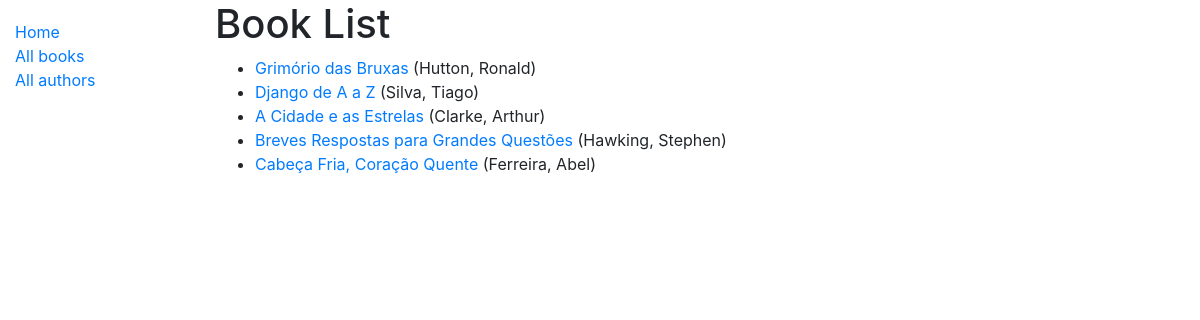
/catalog/books/, run on the app's committed database.
### catalog/models.py (models this page shows, shortened)
class Book(models.Model):
    title = models.CharField(max_length=200)
    author = models.ForeignKey('Author', on_delete=models.SET_NULL, null=True)
    summary = models.TextField(max_length=1000, help_text='Enter a brief description of the book')
    isbn = models.CharField('ISBN', max_length=13, help_text='13 Character <a href="https://www.isbn-international.org/content/what-isbn">ISBN number</a>')
    genre = models.ManyToManyField(Genre, help_text='Select a genre for this book')
    def display_genre(self):
        """Create a string for the Genre. This is required to display genre in Admin."""
        return ', '.join(genre.name for genre in self.genre.all()[:3])
    display_genre.short_description = 'Genre'

class Author(models.Model):
    first_name = models.CharField(max_length=100)
    last_name = models.CharField(max_length=100)
    date_of_birth = models.DateField(null=True, blank=True)
    date_of_death = models.DateField('Died', null=True, blank=True)
    class Meta:
        ordering = ['last_name', 'first_name']
    def __str__(self):
        return f'{self.last_name}, {self.first_name}'

### catalog/views.py (the view)
# urls.py: path('books/', views.BookListView.as_view(), name='books'),
class BookListView(generic.ListView):
    model = Book

### catalog/templates/catalog/book_list.html
{% extends "base_generic.html" %}
{% block content %}
    <h1>Book List</h1>
    {% if book_list %}
    <ul>
        {% for book in book_list %}
            <li>
                <a href="{{ book_detail.get_absolute_url }}">{{ book.title }}</a> ({{book.author}})
            </li>
        {% endfor %}
    </ul>
    {% else %}
        <p>There are no books in the library.</p>
    {% endif %}
{% endblock %}

### catalog/templates/base_generic.html (shortened to what this page needs)
<!DOCTYPE html>
<html lang="en">
<head>
    <link rel="stylesheet" href="https://stackpath.bootstrapcdn.com/bootstrap/4.1.3/css/bootstrap.min.css">
    {% load static %}
    <link rel="stylesheet" href="{% static 'css/styles.css' %}">
</head>
<body>
    <div class="container-fluid">
        <div class="row">
            <div class="col-sm-2">
                {% block sidebar %}
                    <ul class="sidebar-nav">
                        <li><a href="{% url 'index' %}">Home</a></li>
                        <li><a href="{% url 'books' %}">All books</a></li>
                        <li><a href="">All authors</a></li>
                    </ul>
                {% endblock %}
            </div>
            <div class="col-sm-10">{% block content %}{% endblock %}</div>
        </div>
    </div>
</body>
</html>

### catalog/static/css/styles.css (style rules this page uses)
.sidebar-nav { margin-top: 20px; padding: 0; list-style: none; }

### data on the page
Book: title "Grimório das Bruxas", author "Hutton, Ronald"
Book: title "Django de A a Z", author "Silva, Tiago"
Book: title "A Cidade e as Estrelas", author "Clarke, Arthur"
Book: title "Breves Respostas para Grandes Questões", author "Hawking, Stephen"
Book: title "Cabeça Fria, Coração Quente", author "Ferreira, Abel"
